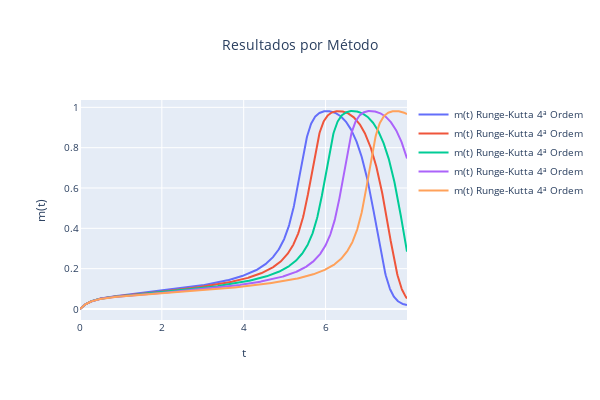

The code cell stored with this chart in its notebook:
### Code cell
plot_output(variable="m", title="m(t)", dfs=dfs)

### Figure 1 — Plotly figure (JSON) as saved in the notebook; plotly's stock layout.template omitted (floating-point values rounded to 4 significant figures; data arrays with more than 128 entries replaced by an {"elided": "..."} marker saying what was removed)
{"data": [{"mode": "lines", "name": "m(t) Runge-Kutta 4ª Ordem", "type": "scatter", "x": {"elided": "800 float values"}, "y": {"elided": "800 float values"}}, {"mode": "lines", "name": "m(t) Runge-Kutta 4ª Ordem", "type": "scatter", "x": {"elided": "800 float values"}, "y": {"elided": "800 float values"}}, {"mode": "lines", "name": "m(t) Runge-Kutta 4ª Ordem", "type": "scatter", "x": {"elided": "800 float values"}, "y": {"elided": "800 float values"}}, {"mode": "lines", "name": "m(t) Runge-Kutta 4ª Ordem", "type": "scatter", "x": {"elided": "800 float values"}, "y": {"elided": "800 float values"}}, {"mode": "lines", "name": "m(t) Runge-Kutta 4ª Ordem", "type": "scatter", "x": {"elided": "800 float values"}, "y": {"elided": "800 float values"}}], "layout": {"font": {"size": 10}, "height": 400, "title": {"text": "Resultados por Método", "x": 0.5}, "width": 600, "xaxis": {"title": {"text": "t"}}, "yaxis": {"title": {"text": "m(t)"}}}}
